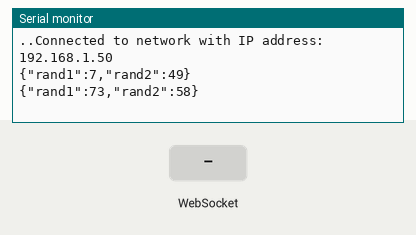
This sketch was run on a simulated ESP32. Shown: the last lines printed to the serial monitor. Inputs (shaded band) come from the test bench. WiFi joins after 1.5 s; servers stay silent unless stated; random numbers use the default seed unless the sketch sets one.

Above: at 3.2 s.
3.3 s: WebSocket text "1" received
At 4.6 s:
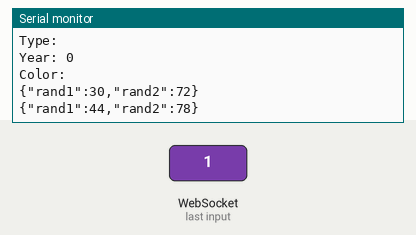
4.8 s: WebSocket text "0" received
At 12.18 s:
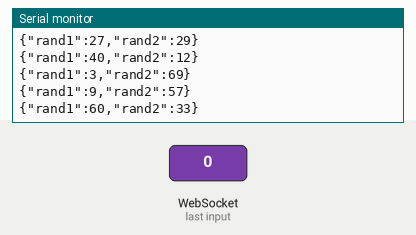
Timing chart, 0 to 12.3 s (numbered marks = the images above; inputs shaded):
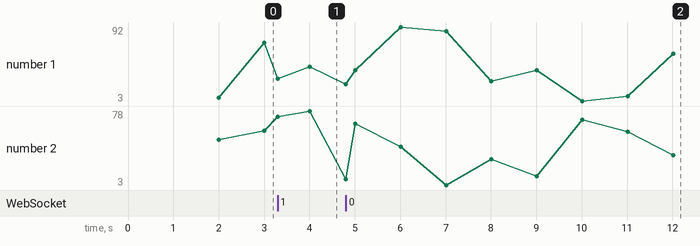

Measured:
- after the input at 3.3 s, the serial monitor: prints a new line at once (image 1)
- after the input at 4.8 s, the serial monitor: prints a new line after 7.2 s (image 2)
- plotted number 1: 73 → 44 after the input at 3.3 s, 44 → 60 after the input at 4.8 s
- plotted number 2: 58 → 78 after the input at 3.3 s, 78 → 33 after the input at 4.8 s

The sketch:

WebSocketServer-v1.1.ino
```cpp
// ---------------------------------------------------------------------------------------
//
// Code for a simple webserver on the ESP32 (device used for tests: ESP32-WROOM-32D).
// The code generates two random numbers on the ESP32 and uses Websockets to continuously
// update the web-clients. For data transfer JSON encapsulation is used.
//
// For installation, the following libraries need to be installed:
// * Websockets by Markus Sattler (can be tricky to find -> search for "Arduino Websockets"
// * ArduinoJson by Benoit Blanchon
//
// NOTE: in principle this code is universal and can be used on Arduino AVR as well. However, AVR is only supported with version 1.3 of the webSocketsServer. Also, the Websocket
// library will require quite a bit of memory, so wont load on Arduino UNO for instance. The ESP32 and ESP8266 are cheap and powerful, so use of this platform is recommended.
//
// Refer to https://youtu.be/15X0WvGaVg8
//
// Written by mo thunderz (last update: 11.09.2021)
//
// ---------------------------------------------------------------------------------------

#include <WiFi.h>                                     // needed to connect to WiFi
#include <WebServer.h>                                // needed to create a simple webserver
#include <WebSocketsServer.h>                         // needed for instant communication between client and server through Websockets
#include <ArduinoJson.h>                              // needed for JSON encapsulation (send multiple variables with one string)

// SSID and password of Wifi connection:
const char* ssid = "netter";
const char* password = "1212121212";

// The String below "webpage" contains the complete HTML code that is sent to the client whenever someone connects to the webserver
String webpage = "<!DOCTYPE html><html><head><title>Page Title</title></head><body style='background-color: #EEEEEE;'><span style='color: #003366;'><h1>Lets generate a random number</h1><p>The first random number is: <span id='rand1'>-</span></p><p>The second random number is: <span id='rand2'>-</span></p><p><button type='button' id='BTN_SEND_BACK'>Send info to ESP32</button></p></span></body><script> var Socket; document.getElementById('BTN_SEND_BACK').addEventListener('click', button_send_back); function init() { Socket = new WebSocket('ws://' + window.location.hostname + ':81/'); Socket.onmessage = function(event) { processCommand(event); }; } function button_send_back() { var msg = {brand: 'Gibson',type: 'Les Paul Studio',year: 2010,color: 'white'};Socket.send(JSON.stringify(msg)); } function processCommand(event) {var obj = JSON.parse(event.data);document.getElementById('rand1').innerHTML = obj.rand1;document.getElementById('rand2').innerHTML = obj.rand2; console.log(obj.rand1);console.log(obj.rand2); } window.onload = function(event) { init(); }</script></html>";

// The JSON library uses static memory, so this will need to be allocated:
StaticJsonDocument<200> doc_tx;                       // provision memory for about 200 characters
StaticJsonDocument<200> doc_rx;
StaticJsonDocument<200> doc_tx1;

// We want to periodically send values to the clients, so we need to define an "interval" and remember the last time we sent data to the client (with "previousMillis")
int interval = 1000;                                  // send data to the client every 1000ms -> 1s
unsigned long previousMillis = 0;                     // we use the "millis()" command for time reference and this will output an unsigned long

// Initialization of webserver and websocket
WebServer server(80);                                 // the server uses port 80 (standard port for websites
WebSocketsServer webSocket = WebSocketsServer(81);    // the websocket uses port 81 (standard port for websockets

void setup() {
  Serial.begin(115200);                               // init serial port for debugging

  WiFi.begin(ssid, password);                         // start WiFi interface
  Serial.println("Establishing connection to WiFi with SSID: " + String(ssid));     // print SSID to the serial interface for debugging

  while (WiFi.status() != WL_CONNECTED) {             // wait until WiFi is connected
    delay(1000);
    Serial.print(".");
  }
  Serial.print("Connected to network with IP address: ");
  Serial.println(WiFi.localIP());                     // show IP address that the ESP32 has received from router

  server.on("/", []() {                               // define here wat the webserver needs to do
    server.send(200, "text\html", webpage);           //    -> it needs to send out the HTML string "webpage" to the client
    // NOTE: if you use Edge or IE, then use:
    // server.send(200, "text/html", webpage);
  });
  server.begin();                                     // start server

  webSocket.begin();                                  // start websocket
  webSocket.onEvent(webSocketEvent);                  // define a callback function -> what does the ESP32 need to do when an event from the websocket is received? -> run function "webSocketEvent()"
}

void loop() {
  server.handleClient();                              // Needed for the webserver to handle all clients
  webSocket.loop();                                   // Update function for the webSockets

  unsigned long now = millis();                       // read out the current "time" ("millis()" gives the time in ms since the Arduino started)
  if ((unsigned long)(now - previousMillis) > interval) { // check if "interval" ms has passed since last time the clients were updated

    String jsonString = "";                           // create a JSON string for sending data to the client
    JsonObject object = doc_tx.to<JsonObject>();      // create a JSON Object
    object["rand1"] = random(100);                    // write data into the JSON object -> I used "rand1" and "rand2" here, but you can use anything else
    object["rand2"] = random(100);
    serializeJson(doc_tx, jsonString);                // convert JSON object to string
    Serial.println(jsonString);                       // print JSON string to console for debug purposes (you can comment this out)
   // webSocket.broadcastTXT(jsonString);               // send JSON string to clients

    previousMillis = now;                             // reset previousMillis
  }
}

void webSocketEvent(byte num, WStype_t type, uint8_t * payload, size_t length) {      // the parameters of this callback function are always the same -> num: id of the client who send the event, type: type of message, payload: actual data sent and length: length of payload
  switch (type) {                                     // switch on the type of information sent
    case WStype_DISCONNECTED:                         // if a client is disconnected, then type == WStype_DISCONNECTED
      Serial.println("Client " + String(num) + " disconnected");
      break;
    case WStype_CONNECTED:                            // if a client is connected, then type == WStype_CONNECTED
      Serial.println("Client " + String(num) + " connected");
      // optionally you can add code here what to do when connected
      break;
    case WStype_TEXT:                                 // if a client has sent data, then type == WStype_TEXT
      // try to decipher the JSON string received
      DeserializationError error = deserializeJson(doc_rx, payload);
      if (error) {
        Serial.print(F("deserializeJson() failed: "));
        Serial.println(error.f_str());
        return;
      }
      else {
        // JSON string was received correctly, so information can be retrieved:
        const char* g_brand = doc_rx["brand"];
        const char* g_type = doc_rx["type"];
        const int g_year = doc_rx["year"];
        const char* g_color = doc_rx["color"];
        Serial.println("Received guitar info from user: " + String(num));
        Serial.println("Brand: " + String(g_brand));
        Serial.println("Type: " + String(g_type));
        Serial.println("Year: " + String(g_year));
        Serial.println("Color: " + String(g_color));


        String jsonString1 = "";                           // create a JSON string for sending data to the client
        JsonObject object1 = doc_tx1.to<JsonObject>();      // create a JSON Object
        object1["rand1"] = random(100);                    // write data into the JSON object -> I used "rand1" and "rand2" here, but you can use anything else
        object1["rand2"] = random(100);
        serializeJson(doc_tx1, jsonString1);                // convert JSON object to string
        Serial.println(jsonString1);                       // print JSON string to console for debug purposes (you can comment this out)
        //send message to connected client
        webSocket.sendTXT(num,jsonString1);
      }
      Serial.println("");
      break;
  }
}
```
